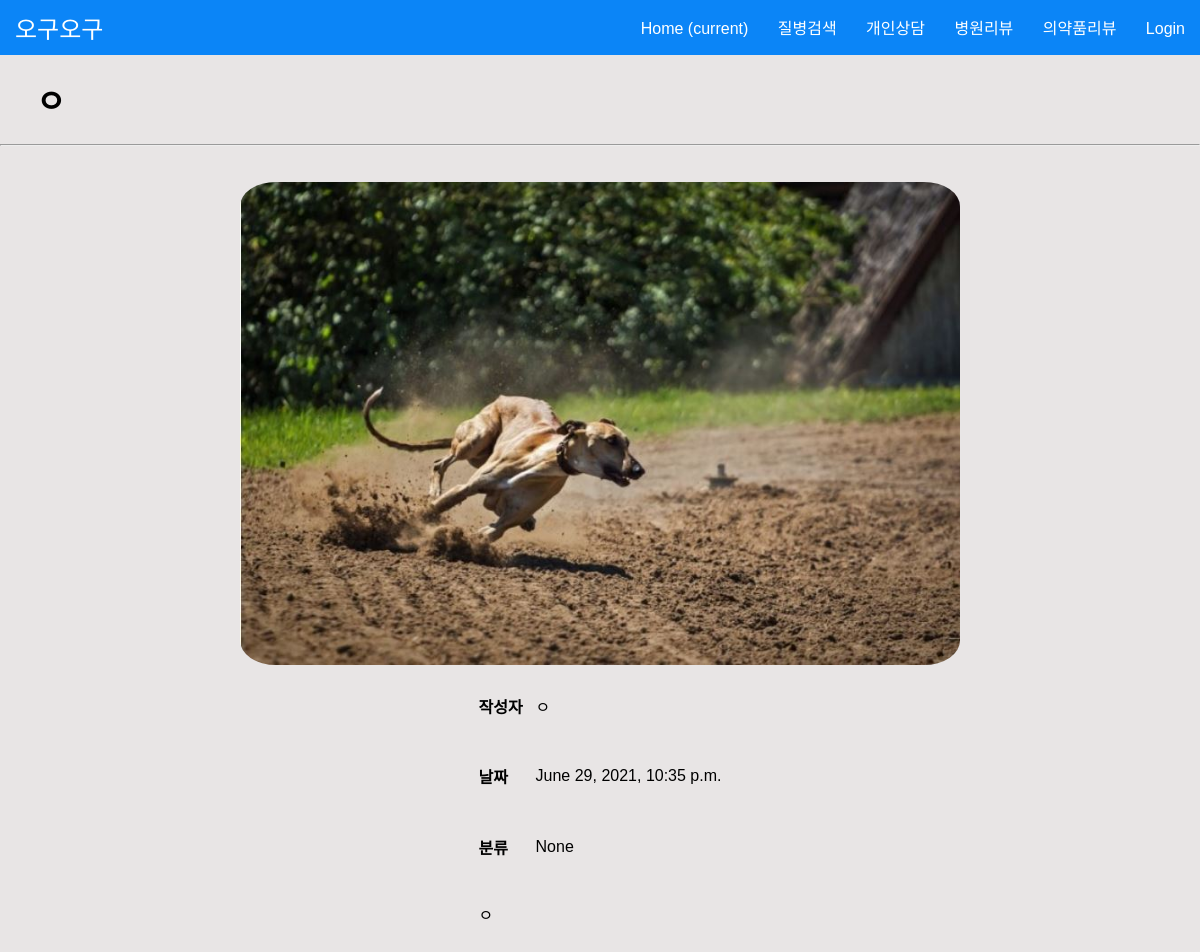
/medicine/3, run on the app's committed database.
### myapp/models.py (models this page shows, shortened)
class Mreviews(models.Model):
    medicine=models.CharField(max_length=100)
    image=models.ImageField(upload_to="mreview/",blank=True,null=True)
    nickname=models.CharField(max_length=100)
    date=models.DateTimeField()
    part=models.CharField(max_length=100,blank=True,null=True)
    body=models.TextField()

### myapp/views.py (the view)
# urls.py: path('medicine/<int:id>',myapp.views.mreview_detail,name='mreview_detail'),
def mreview_detail(request,id):
    mreview=get_object_or_404(Mreviews,pk=id)
    return render(request,'mreview_detail.html',{'mreview':mreview})

### myapp/templates/mreview_detail.html
{% extends 'header.html' %}
{% load static %}
{% block content %}
<div class="detailHeader">
    <h1>{{mreview.medicine}}</h1>
</div>
<hr class='line'>
<div class="detailContent">
    <div>
        <img src="{{mreview.image.url}}" alt="">
        <table class="detail-con">
            <tr>
                <td><h4>작성자&nbsp&nbsp</h4></td>
                <td>{{mreview.nickname}}</td>
            </tr>
            <tr>
                <td><h4>날짜</h4></td>
                <td>{{mreview.date}}</td>
            </tr>
            <tr>
                <td><h4>분류</h4></td>
                <td>{{mreview.part}}</td>
            </tr>
            <tr>
                <td colspan="2"><br>{{mreview.body}}</td>
            </tr>
        </table>
    </div>
</div>
{% endblock %}

### static/ideaton.css (style rules this page uses)
* { box-sizing:border-box; }
body { width: 100%; height: 100%; margin: 0; padding: 0; background-color:#E8E5E5; font-family:Arial; display: inline; }
.detailHeader { margin: 0 3% 0 3%; }
.detailContent { margin: 3% 3% 3% 20%; width: 60%; text-align: center; }
.detailContent img { min-width: 400px; max-width: 100%; min-height: 400px; max-height: 600px; border-radius: 5%; }
.detail-con { margin: 0 auto; text-align: left; }

### data on the page
Mreviews: medicine "ㅇ", image (picture), nickname "ㅇ", date "June 29, 2021, 10:35 p.m.", part "None", body "ㅇ"
